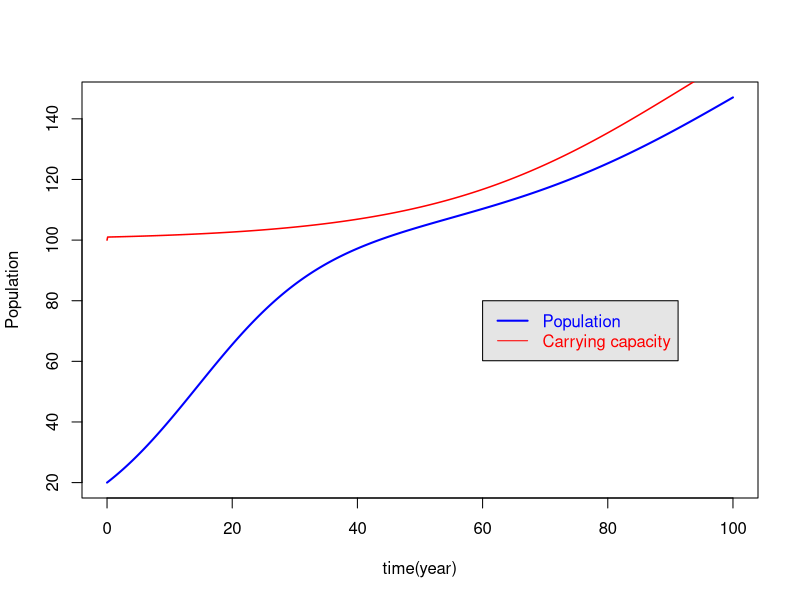

Generate this figure with R:
sl= 100
r = 0.1
dt = 0.1
ni = sl/dt
p = vector(length=ni)
p[1] = 20
ti=c(1:ni)
ti[1]=0
M= vector(length=ni)
M[1] = 100
M[2] = 101
a=0.05

for (i in 3:ni){
  M[i] = M[i-1] + (a*(M[i-1]-M[1])*(1-((M[i-1]-M[1])/M[2])))*dt
  
}
for (i in 1:ni){
  p[i+1] = p[i] + (r*p[i])*dt - (r*p[i]/M[i])*p[i]*dt
  ti[i+1] = i*dt
}

plot(ti,p,type = "l",lwd=2,col="blue",xlab = "time(year)",ylab="Population")
points(ti[1:1000],M,type = "l",lwd=1.5,col="red")
legend(60,80,c("Population","Carrying capacity"),col=c("blue","red"),text.col = c("blue","red"), lwd = c(2,1), bg = "gray90")
